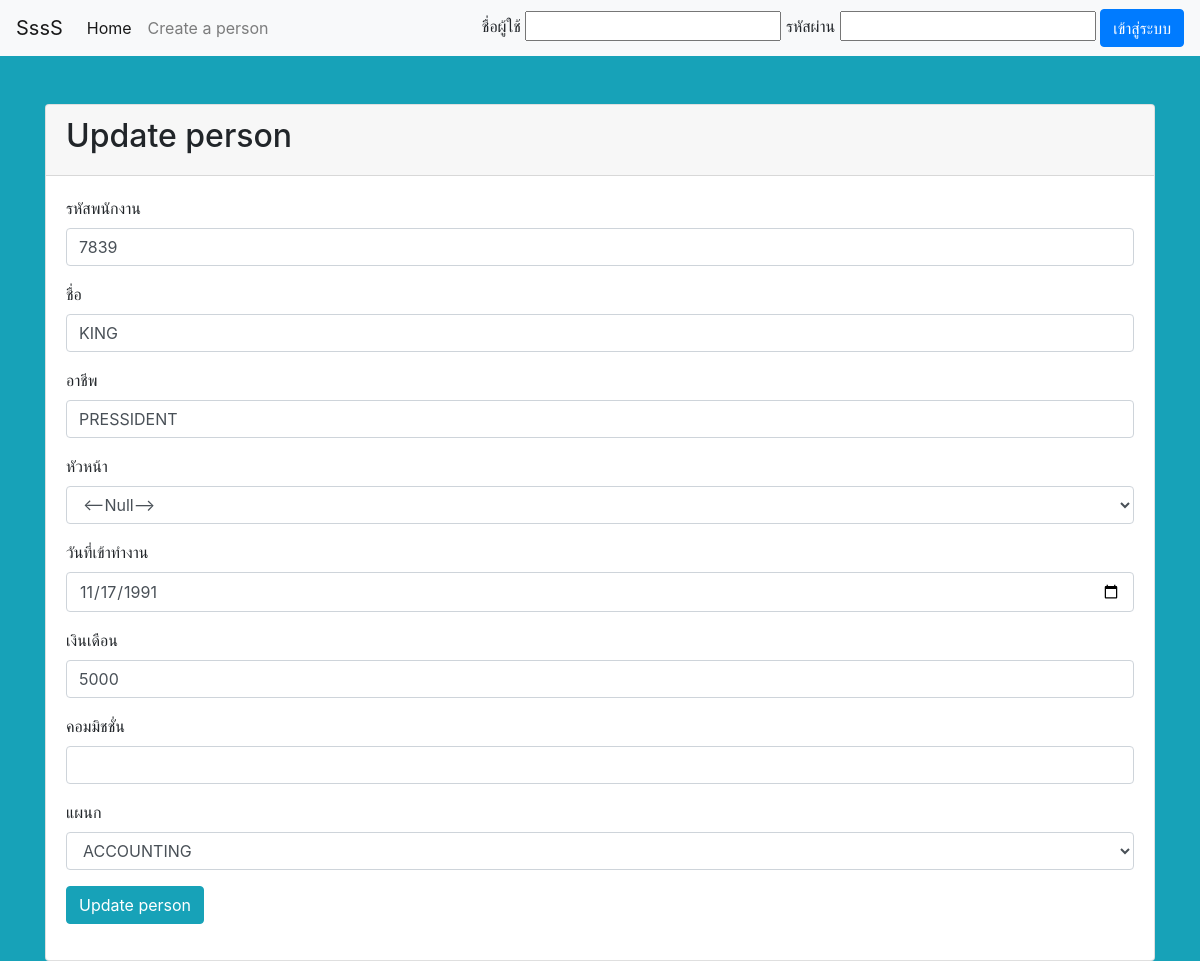
The page /edit.php?EMPNO=7839 on the database its author committed.
### tables this page shows
CREATE TABLE `emp` (
  `EMPNO` varchar(4) NOT NULL DEFAULT '',
  `ENAME` varchar(20) DEFAULT NULL,
  `JOB` varchar(15) DEFAULT NULL,
  `MGR` varchar(4) DEFAULT NULL,
  `HIREDATE` date DEFAULT NULL,
  `SAL` int(5) DEFAULT NULL,
  `COMM` int(5) DEFAULT NULL,
  `DEPTNO` char(2) NOT NULL DEFAULT '',
  `USERNAME` varchar(25) NOT NULL,
  `PASSWORD` varchar(65) NOT NULL,
  `ROLE` varchar(20) NOT NULL
);

### edit.php (the view, shortened to what this page needs)
<?php
require 'db.php';
$EMPNO = $_GET['EMPNO'];
$sql = 'SELECT * FROM emp WHERE EMPNO=:EMPNO';
$statement = $connection->prepare($sql);
$statement->execute([':EMPNO' => $EMPNO, ]);
$person = $statement->fetch(PDO::FETCH_OBJ);
 ?>
<?php require 'header.php'; ?>
<div class="container">
  <div class="card mt-5">
    <div class="card-header">
      <h2>Update person</h2>
    </div>
    <div class="card-body">
      <form method="post">
        <div class="form-group">
          <label for="EMPNO">รหัสพนักงาน</label>
          <input value="<?= $person->EMPNO?>" type="text" name="EMPNO" id="EMPNO" class="form-control">
        </div>
        <div class="form-group">
          <label for="ENAME">ชื่อ</label>
          <input  value="<?= $person->ENAME?>"type="text" name="ENAME" id="ENAME" class="form-control">
        </div>
        <div class="form-group">
          <label for="JOB">อาชีพ</label>
          <input value="<?= $person->JOB?>" type="text" name="JOB" id="JOB" class="form-control">
        </div>
        <div class="form-group">
          <label for="MGR">หัวหน้า</label><br>
          <select name ="MGR" class = "form-control">
          <option value="NULL"><--Null--></option>
          </select>
        </div>
        <div class="form-group">
          <label for="HIREDATE">วันที่เข้าทำงาน</label>
          <input value="<?= $person->HIREDATE?>" type="date" name="HIREDATE" id="HIREDATE" class="form-control">
        </div>
        <div class="form-group">
          <label for="SAL">เงินเดือน</label>
          <input  value="<?= $person->SAL?>"type="number" name="SAL" id="SAL" class="form-control">
        </div>
        <div class="form-group">
          <label for="COMM">คอมมิชชั่น</label>
          <input value="<?= $person->COMM?>" type="number" name="COMM" id="COMM" class="form-control">
        </div>
        <div class="form-group">
          <label for="DEPTNO">แผนก</label><br>
        <select name="DEPTNO" id="DEPTNO" class = "form-control">
           <?php
           $sql = "SELECT DEPTNO ,DNAME FROM dept";
           $statement = $connection->prepare($sql);
           $statement->execute();
           $dept = $statement->fetchAll(PDO::FETCH_OBJ);
           foreach($dept as $dept):
           ?>
                <option value="<?=$dept->DEPTNO?>"><?=$dept->DNAME?></option>
           <?php endforeach; ?>
        </select>
        </div>
        <div class="form-group">
          <button type="submit" class="btn btn-info">Update person</button>
        </div>
      </form>
    </div>
  </div>
</div>
<?php require 'footer.php'; ?>

### rows shown on the page
emp: EMPNO "7839", ENAME "KING", JOB "PRESSIDENT", HIREDATE "11/17/1991", SAL "5000"

### other values the page prints
form field DEPTNO "ACCOUNTING"
